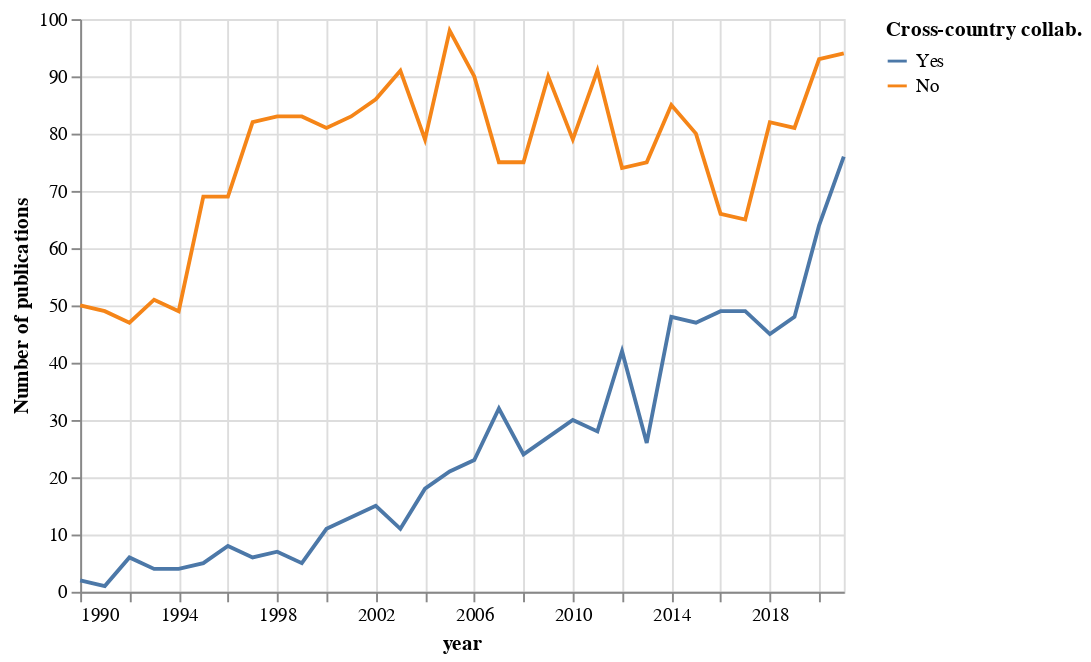

The code cell stored with this chart in its notebook:
### Code cell
cross_country_count = alt.Chart(cross_country).mark_line().encode(
    x = 'year',
    y = alt.Y(
        'count',
        title = 'Number of publications'
    ),
    color = alt.Color(
        'type',
        title = 'Cross-country collab.',
        sort = ['Yes', 'No']
    )
)

cross_country_count

### Figure 1 — Vega-Lite specification as saved in the notebook (floating-point values rounded to 4 significant figures)
{"config": {"view": {"continuousWidth": 400, "continuousHeight": 300}}, "data": {"name": "data-13dc27e4ecc591ee8fd381db4be435d5"}, "mark": "line", "encoding": {"color": {"field": "type", "sort": ["Yes", "No"], "title": "Cross-country collab.", "type": "nominal"}, "x": {"field": "year", "type": "temporal"}, "y": {"field": "count", "title": "Number of publications", "type": "quantitative"}}, "$schema": "https://vega.github.io/schema/vega-lite/v4.17.0.json", "datasets": {"data-13dc27e4ecc591ee8fd381db4be435d5": [{"year": "1990-01-01T00:00:00", "type": "No", "count": 50, "ratio": 0.9615}, {"year": "1990-01-01T00:00:00", "type": "Yes", "count": 2, "ratio": 0.03846}, {"year": "1991-01-01T00:00:00", "type": "No", "count": 49, "ratio": 0.98}, {"year": "1991-01-01T00:00:00", "type": "Yes", "count": 1, "ratio": 0.02}, {"year": "1992-01-01T00:00:00", "type": "No", "count": 47, "ratio": 0.8868}, {"year": "1992-01-01T00:00:00", "type": "Yes", "count": 6, "ratio": 0.1132}, {"year": "1993-01-01T00:00:00", "type": "No", "count": 51, "ratio": 0.9273}, {"year": "1993-01-01T00:00:00", "type": "Yes", "count": 4, "ratio": 0.07273}, {"year": "1994-01-01T00:00:00", "type": "No", "count": 49, "ratio": 0.9245}, {"year": "1994-01-01T00:00:00", "type": "Yes", "count": 4, "ratio": 0.07547}, {"year": "1995-01-01T00:00:00", "type": "No", "count": 69, "ratio": 0.9324}, {"year": "1995-01-01T00:00:00", "type": "Yes", "count": 5, "ratio": 0.06757}, {"year": "1996-01-01T00:00:00", "type": "No", "count": 69, "ratio": 0.8961}, {"year": "1996-01-01T00:00:00", "type": "Yes", "count": 8, "ratio": 0.1039}, {"year": "1997-01-01T00:00:00", "type": "No", "count": 82, "ratio": 0.9318}, {"year": "1997-01-01T00:00:00", "type": "Yes", "count": 6, "ratio": 0.06818}, {"year": "1998-01-01T00:00:00", "type": "No", "count": 83, "ratio": 0.9222}, {"year": "1998-01-01T00:00:00", "type": "Yes", "count": 7, "ratio": 0.07778}, {"year": "1999-01-01T00:00:00", "type": "No", "count": 83, "ratio": 0.9432}, {"year": "1999-01-01T00:00:00", "type": "Yes", "count": 5, "ratio": 0.05682}, {"year": "2000-01-01T00:00:00", "type": "No", "count": 81, "ratio": 0.8804}, {"year": "2000-01-01T00:00:00", "type": "Yes", "count": 11, "ratio": 0.1196}, {"year": "2001-01-01T00:00:00", "type": "No", "count": 83, "ratio": 0.8646}, {"year": "2001-01-01T00:00:00", "type": "Yes", "count": 13, "ratio": 0.1354}, {"year": "2002-01-01T00:00:00", "type": "No", "count": 86, "ratio": 0.8515}, {"year": "2002-01-01T00:00:00", "type": "Yes", "count": 15, "ratio": 0.1485}, {"year": "2003-01-01T00:00:00", "type": "No", "count": 91, "ratio": 0.8922}, {"year": "2003-01-01T00:00:00", "type": "Yes", "count": 11, "ratio": 0.1078}, {"year": "2004-01-01T00:00:00", "type": "No", "count": 79, "ratio": 0.8144}, {"year": "2004-01-01T00:00:00", "type": "Yes", "count": 18, "ratio": 0.1856}, {"year": "2005-01-01T00:00:00", "type": "No", "count": 98, "ratio": 0.8235}, {"year": "2005-01-01T00:00:00", "type": "Yes", "count": 21, "ratio": 0.1765}, {"year": "2006-01-01T00:00:00", "type": "No", "count": 90, "ratio": 0.7965}, {"year": "2006-01-01T00:00:00", "type": "Yes", "count": 23, "ratio": 0.2035}, {"year": "2007-01-01T00:00:00", "type": "No", "count": 75, "ratio": 0.7009}, {"year": "2007-01-01T00:00:00", "type": "Yes", "count": 32, "ratio": 0.2991}, {"year": "2008-01-01T00:00:00", "type": "No", "count": 75, "ratio": 0.7576}, {"year": "2008-01-01T00:00:00", "type": "Yes", "count": 24, "ratio": 0.2424}, {"year": "2009-01-01T00:00:00", "type": "No", "count": 90, "ratio": 0.7692}, {"year": "2009-01-01T00:00:00", "type": "Yes", "count": 27, "ratio": 0.2308}, {"year": "2010-01-01T00:00:00", "type": "No", "count": 79, "ratio": 0.7248}, {"year": "2010-01-01T00:00:00", "type": "Yes", "count": 30, "ratio": 0.2752}, {"year": "2011-01-01T00:00:00", "type": "No", "count": 91, "ratio": 0.7647}, {"year": "2011-01-01T00:00:00", "type": "Yes", "count": 28, "ratio": 0.2353}, {"year": "2012-01-01T00:00:00", "type": "No", "count": 74, "ratio": 0.6379}, {"year": "2012-01-01T00:00:00", "type": "Yes", "count": 42, "ratio": 0.3621}, {"year": "2013-01-01T00:00:00", "type": "No", "count": 75, "ratio": 0.7426}, {"year": "2013-01-01T00:00:00", "type": "Yes", "count": 26, "ratio": 0.2574}, {"year": "2014-01-01T00:00:00", "type": "No", "count": 85, "ratio": 0.6391}, {"year": "2014-01-01T00:00:00", "type": "Yes", "count": 48, "ratio": 0.3609}, {"year": "2015-01-01T00:00:00", "type": "No", "count": 80, "ratio": 0.6299}, {"year": "2015-01-01T00:00:00", "type": "Yes", "count": 47, "ratio": 0.3701}, {"year": "2016-01-01T00:00:00", "type": "No", "count": 66, "ratio": 0.5739}, {"year": "2016-01-01T00:00:00", "type": "Yes", "count": 49, "ratio": 0.4261}, {"year": "2017-01-01T00:00:00", "type": "No", "count": 65, "ratio": 0.5702}, {"year": "2017-01-01T00:00:00", "type": "Yes", "count": 49, "ratio": 0.4298}, {"year": "2018-01-01T00:00:00", "type": "No", "count": 82, "ratio": 0.6457}, {"year": "2018-01-01T00:00:00", "type": "Yes", "count": 45, "ratio": 0.3543}, {"year": "2019-01-01T00:00:00", "type": "No", "count": 81, "ratio": 0.6279}, {"year": "2019-01-01T00:00:00", "type": "Yes", "count": 48, "ratio": 0.3721}, {"year": "2020-01-01T00:00:00", "type": "No", "count": 93, "ratio": 0.5924}, {"year": "2020-01-01T00:00:00", "type": "Yes", "count": 64, "ratio": 0.4076}, {"year": "2021-01-01T00:00:00", "type": "No", "count": 94, "ratio": 0.5529}, {"year": "2021-01-01T00:00:00", "type": "Yes", "count": 76, "ratio": 0.4471}]}}
